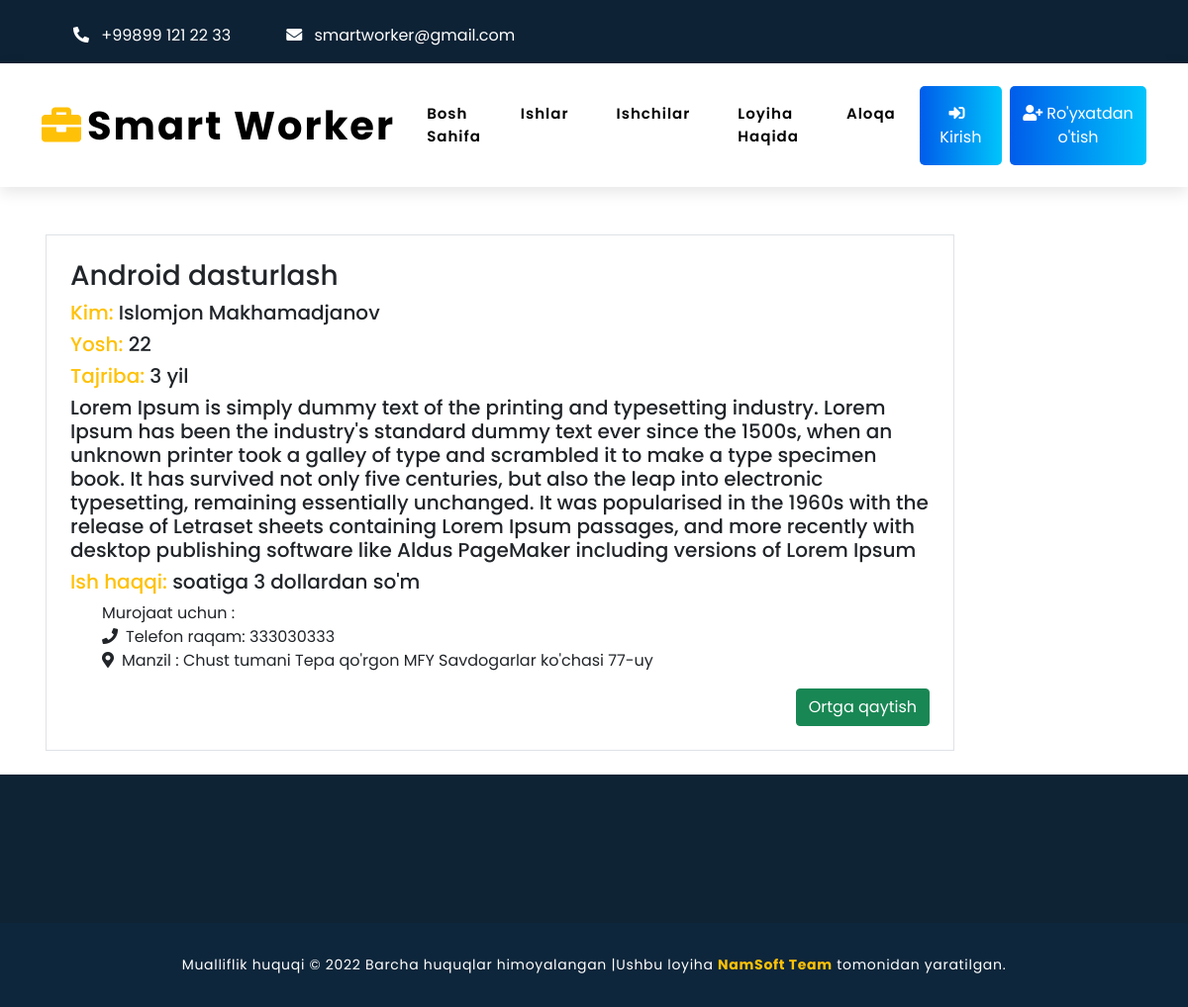
The page /employer_details/2 on the database its author committed.
### mardikor/models.py (models this page shows, shortened)
class Employer(models.Model):
    user=models.ForeignKey(User,on_delete=models.CASCADE)
    age=models.IntegerField()
    category=models.ForeignKey(Category,on_delete=models.CASCADE)
    title = RichTextField()
    about=RichTextField()
    experience=models.CharField(max_length=50)
    salary=models.CharField(max_length=200)
    phone=models.CharField(max_length=50)
    address=RichTextField()

class Category(models.Model):
    name=models.CharField(max_length=100)
    image=models.ImageField(upload_to='media/categoryImg',blank=True)
    created_at = models.DateTimeField(auto_now_add=True, null=True)
    updated_at = models.DateTimeField(auto_now_add=True, null=True)
    def __str__(self):
        return self.name

### mardikor/views.py (the view)
# urls.py: path('employer_details/<int:pk>',employer_details,name='employer_details'),
def employer_details(request,pk):
    data=Employer.objects.get(id=pk)
    context={
        'info':data
    }
    return render(request,'employer_details.html',context)

### templates/employer_details.html (shortened to what this page needs)
{% extends 'base.html' %}
{% block mycontent %}
<div class="container">
    <div class="row">
         <div class="col-12 col-lg-10 single-job-items mb-4 mt-5 px-3">
            <div class="job-items border p-4 ">
              <div class="job-tittle">
                <a href="job_details.html" class="text-decoration-none text-dark">
                  <div class="d-flex justify-content-between">
                    <h3>{{info.category}}</h3>
                  </div>
                </a>
                <h5>
                  <span class="text-warning">Kim: </span>{{info.user.first_name}} {{info.user.last_name}}
                </h5>
                <h5>
                  <span class="text-warning">Yosh: </span>{{info.age}}
                </h5>
                <h5>
                  <span class="text-warning">Tajriba: </span>{{info.experience}} yil
                </h5>
                <h5>
                  {{info.about |safe}}
                </h5>
                <h5>
                  <span class="text-warning">Ish haqqi: </span>{{info.salary}} so'm
                </h5>
                <div class="d-flex justify-content-between">
                  <ul>
                    <li>Murojaat uchun : </li>
                    <li><i class="fas fa-phone me-2"></i>Telefon raqam: <span>{{info.phone}}</span></li>
                    <li><i class="fas fa-map-marker-alt me-2"></i>Manzil : <span>{{info.address |safe}}</span></li>
                  </ul>
                </div>
              </div>
              <div class="items-link d-flex justify-content-between align-items-center">
                <a href="{% url 'index-page' %}" class="btn h-25 btn-success">Ortga qaytish</a>
              </div>
            </div>
          </div>
    </div>
</div>
{% endblock %}

### static/css/style.css (style rules this page uses)
* { margin: 0;padding: 0;box-sizing: border-box; font-family: 'Poppins', sans-serif; }
.job-items { transition: all .3s linear; }
.job-tittle a { color: black; text-decoration: none; }
.job-tittle ul { list-style: none; }
.servicesCards:hover h3,span { transition: all .4s ease-in-out; }

### rows shown on the page
Employer: category "Android dasturlash", user.first_name "Islomjon", user.last_name "Makhamadjanov", age "22", experience "3", about "Lorem Ipsum is simply dummy text of the printing and typesetting industry. Lorem Ipsum has been the industry's standard dummy text ever since the 1500s, when an unknown printer took a galley of type and scrambled it to make a type specimen book. It has survived not only five centuries, but also the leap into electronic typesetting, remaining essentially unchanged. It was popularised in the 1960s with the release of Letraset sheets containing Lorem Ipsum passages, and more recently with desktop publishing software like Aldus PageMaker including versions of Lorem Ipsum", salary "soatiga 3 dollardan", phone "333030333", address "Chust tumani Tepa qo'rgon MFY Savdogarlar ko'chasi 77-uy"
